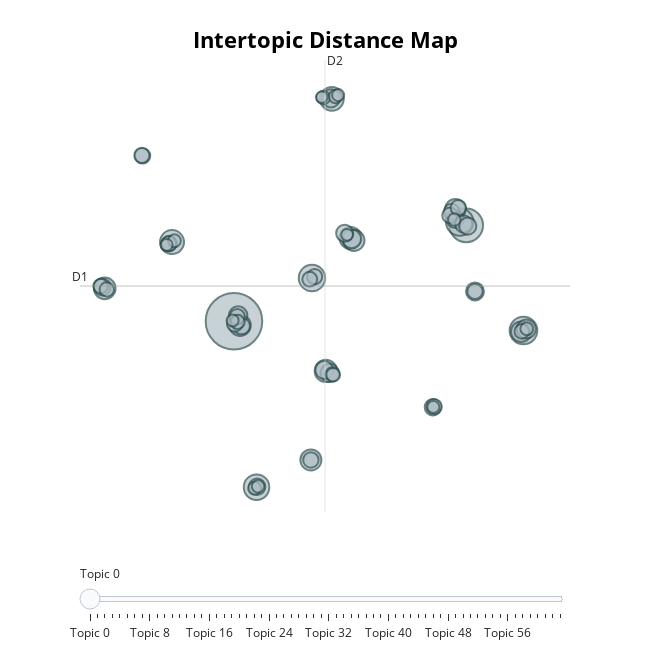

The code cell stored with this chart in its notebook:
### Code cell
model_test.visualize_topics()
